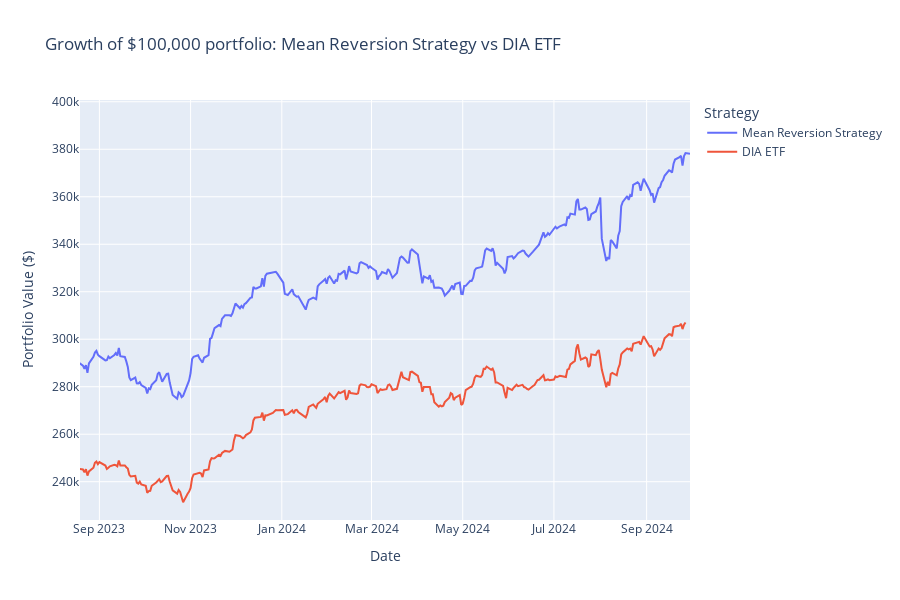

Notebook code for this chart:
### Code cell
# 1. Calculate the cumulative returns for both our mean reversion strategy and the DIA ETF.
# 2. Multiply the cumulative returns by the initial investment of $100,000 to get the daily portfolio values for both strategies.
# 3. Create a beautiful interactive plot using Plotly to visualize the growth of the $100,000 portfolio over time for both our mean reversion strategy and the SPY ETF.
# 4. Include proper axis labels, a title, and a legend.
# 5. Display the plot. 


# Calculate the cumulative returns for our mean reversion strategy and the DIA ETF
capital_over_time['Capital_Returns'] = capital_over_time['Capital'].pct_change() + 1
dia_cumulative_returns = (dia_data.pct_change() + 1).cumprod()

# Multiply the cumulative returns by the initial investment of $100,000 to get the daily portfolio values
capital_over_time['Portfolio_Value'] = capital_over_time['Capital_Returns'].cumprod() * 100000
dia_portfolio_value = dia_cumulative_returns * 100000

# Create the plot using Plotly
import plotly.graph_objects as go

fig = go.Figure()

fig.add_trace(go.Scatter(
    x = capital_over_time.index,
    y = capital_over_time['Portfolio_Value'],
    mode = 'lines',
    name = 'Mean Reversion Strategy'
))

fig.add_trace(go.Scatter(
    x = capital_over_time.index,
    y = dia_portfolio_value,
    mode = 'lines',
    name = 'DIA ETF'
))

# Include proper axis labels, a title, and a legend
fig.update_layout(
    title = "Growth of $100,000 portfolio: Mean Reversion Strategy vs DIA ETF",
    xaxis_title = "Date",
    yaxis_title = "Portfolio Value ($)",
    legend_title = "Strategy",
    height = 600,
    width = 900,
    font = dict(
        size = 12
    )
)

# Display the plot
fig.show()

### Figure 1 — Plotly figure (JSON) as saved in the notebook; plotly's stock layout.template omitted (floating-point values rounded to 4 significant figures; data arrays with more than 128 entries replaced by an {"elided": "..."} marker saying what was removed)
{"data": [{"mode": "lines", "name": "Mean Reversion Strategy", "type": "scatter", "x": {"elided": "2514 str values"}, "y": {"elided": "2514 float values"}}, {"mode": "lines", "name": "DIA ETF", "type": "scatter", "x": {"elided": "2514 str values"}, "y": {"elided": "2513 float values"}}], "layout": {"font": {"size": 12}, "height": 600, "legend": {"title": {"text": "Strategy"}}, "title": {"text": "Growth of $100,000 portfolio: Mean Reversion Strategy vs DIA ETF"}, "width": 900, "xaxis": {"autorange": false, "range": ["2023-08-19 00:38:49.1431", "2024-09-30"], "title": {"text": "Date"}, "type": "date"}, "yaxis": {"autorange": false, "range": [223900.0, 400700.0], "title": {"text": "Portfolio Value ($)"}, "type": "linear"}}}
